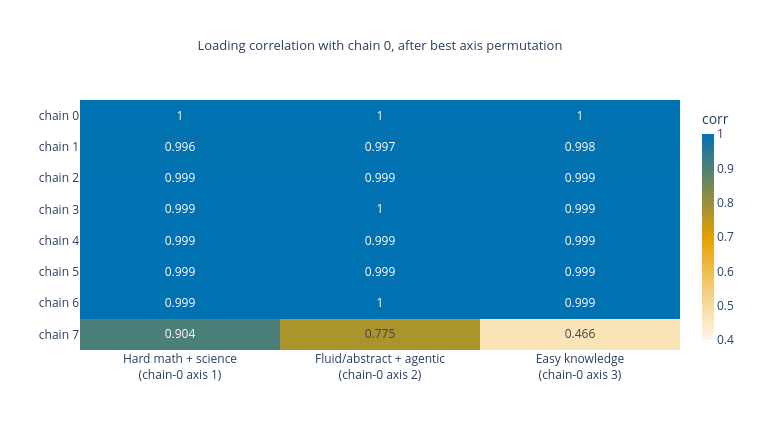

Notebook cell for this chart:
### Markdown cell above
### 2 · Chains 0-6 are the same axes relabelled; chain 7 is a different solution.
Best-permutation loading correlation against chain 0: **0.996-1.000** for chains 1-6, **0.90 / 0.77 / 0.47** for chain 7.

### Code cell
fig = go.Figure(go.Heatmap(
    z=CORR, x=[f"{AXIS[k]}<br>(chain-0 axis {k + 1})" for k in range(3)],
    y=[f"chain {c}" for c in range(8)],
    zmin=0.4, zmax=1.0, colorscale=[[0, "#FFF7EC"], [0.5, C["orange"]], [1.0, C["blue"]]],
    colorbar=dict(title="corr", thickness=12),
    text=np.round(CORR, 3), texttemplate="%{text}", textfont=dict(size=12)))
fig.update_layout(title="Loading correlation with chain 0, after best axis permutation",
                  height=430, width=760, yaxis=dict(autorange="reversed"))
show(fig, "p2_axis_alignment")

### Figure 1 — Plotly figure (JSON) as saved in the notebook; plotly's stock layout.template omitted (floating-point values rounded to 4 significant figures)
{"data": [{"colorbar": {"thickness": 12, "title": {"text": "corr"}}, "colorscale": [[0, "#FFF7EC"], [0.5, "#E69F00"], [1.0, "#0072B2"]], "text": [[1.0, 1.0, 1.0], [0.996, 0.997, 0.998], [0.999, 0.999, 0.999], [0.999, 1.0, 0.999], [0.999, 0.999, 0.999], [0.999, 0.999, 0.999], [0.999, 1.0, 0.999], [0.904, 0.775, 0.466]], "textfont": {"size": 12}, "texttemplate": "%{text}", "type": "heatmap", "x": ["Hard math + science<br>(chain-0 axis 1)", "Fluid/abstract + agentic<br>(chain-0 axis 2)", "Easy knowledge<br>(chain-0 axis 3)"], "y": ["chain 0", "chain 1", "chain 2", "chain 3", "chain 4", "chain 5", "chain 6", "chain 7"], "z": [[1.0, 1.0, 1.0], [0.9962, 0.9974, 0.9977], [0.9986, 0.9994, 0.999], [0.9992, 0.9996, 0.9992], [0.999, 0.9994, 0.999], [0.9989, 0.9995, 0.9994], [0.9991, 0.9995, 0.9994], [0.9041, 0.7753, 0.4659]], "zmax": 1.0, "zmin": 0.4}], "layout": {"height": 430, "title": {"font": {"size": 13}, "text": "Loading correlation with chain 0, after best axis permutation", "x": 0.5}, "width": 760, "yaxis": {"autorange": "reversed"}}}
